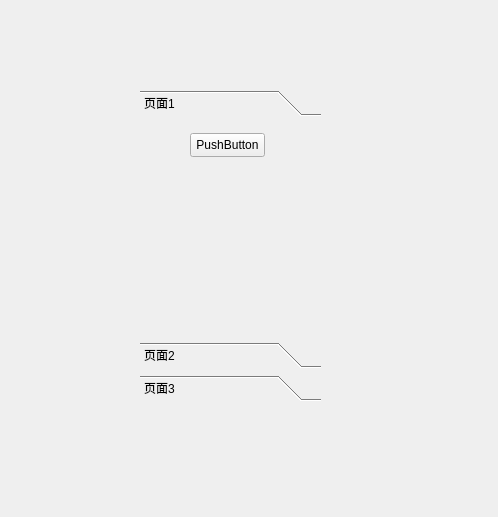
<?xml version="1.0" encoding="UTF-8"?>
<ui version="4.0">
 <class>Form</class>
 <widget class="QWidget" name="Form">
  <property name="geometry">
   <rect>
    <x>0</x>
    <y>0</y>
    <width>498</width>
    <height>517</height>
   </rect>
  </property>
  <property name="windowTitle">
   <string>Form</string>
  </property>
  <widget class="QToolBox" name="toolBox">
   <property name="geometry">
    <rect>
     <x>140</x>
     <y>90</y>
     <width>181</width>
     <height>311</height>
    </rect>
   </property>
   <property name="currentIndex">
    <number>0</number>
   </property>
   <property name="tabSpacing">
    <number>7</number>
   </property>
   <widget class="QWidget" name="page">
    <property name="geometry">
     <rect>
      <x>0</x>
      <y>0</y>
      <width>181</width>
      <height>218</height>
     </rect>
    </property>
    <attribute name="label">
     <string>页面1</string>
    </attribute>
    <widget class="QPushButton" name="pushButton">
     <property name="geometry">
      <rect>
       <x>50</x>
       <y>10</y>
       <width>75</width>
       <height>24</height>
      </rect>
     </property>
     <property name="text">
      <string>PushButton</string>
     </property>
    </widget>
   </widget>
   <widget class="QWidget" name="page_2">
    <attribute name="label">
     <string>页面2</string>
    </attribute>
   </widget>
   <widget class="QWidget" name="page_3">
    <property name="geometry">
     <rect>
      <x>0</x>
      <y>0</y>
      <width>181</width>
      <height>218</height>
     </rect>
    </property>
    <attribute name="label">
     <string>页面3</string>
    </attribute>
   </widget>
  </widget>
 </widget>
 <resources/>
 <connections/>
</ui>
